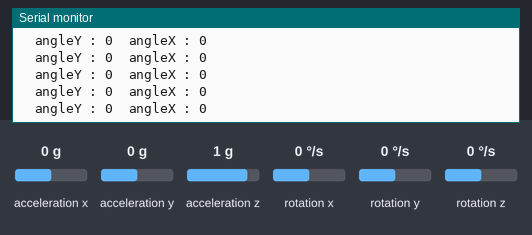
The sketch below on a simulated Arduino Uno, built with avr-gcc and run on an emulated ATmega328P. On the bench: the last lines printed to the serial monitor. The test bench sets the inputs (shaded band); at power-on: acceleration x 0 g, acceleration y 0 g, acceleration z 1 g, rotation x 0 °/s, rotation y 0 °/s, rotation z 0 °/s.

Above: at 4.2 s.
4.3 s: acceleration x set to -1.4 g
At 4.9 s:
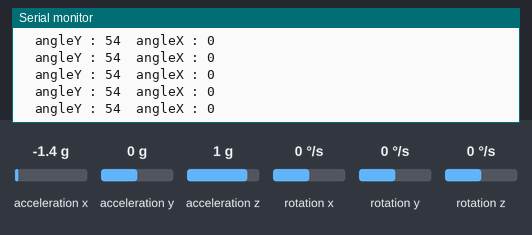
7.3 s: acceleration y set to -1.4 g
At 8.4 s:
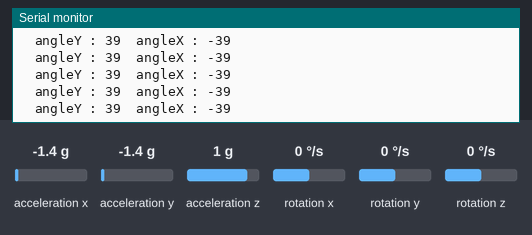
10.3 s: acceleration x set to 0.8 g
At 10.9 s:
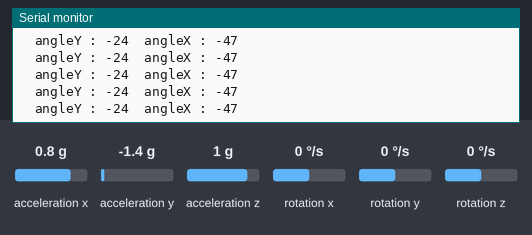
13.3 s: acceleration y set to 0 g
At 14.2 s:
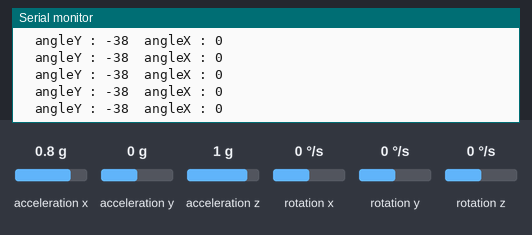
16.3 s: acceleration y set to -0.8 g
At 16.9 s:
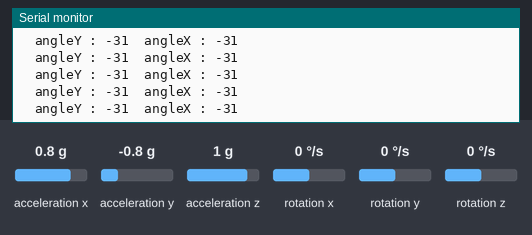
Timing chart, 0 to 19.3 s (numbered marks = the images above; inputs shaded):
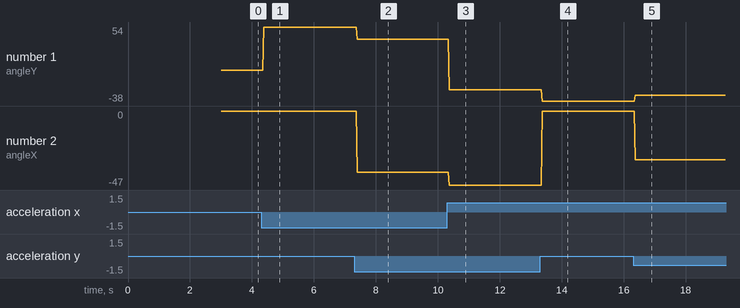

The sketch:

Transmitter.ino
```cpp
#include <SoftwareSerial.h>
#include <MPU6050_tockn.h>
#include <Wire.h>

SoftwareSerial BTSerial(10, 11); //RXD 10, TXD 11


MPU6050 mpu6050(Wire);


void setup() {
  Wire.begin();
  Wire.setClock(400000L);
  mpu6050.begin();
  mpu6050.calcGyroOffsets(true);
  Serial.begin(9600);
  BTSerial.begin(115200);
}

void loop() {
    mpu6050.update();
    float angleY = mpu6050.getAngleY();
    float angleX = mpu6050.getAngleX();
    int y = (int)angleY;
    int x = (int)angleX;
    Serial.print("\tangleY : ");
    Serial.print(y);
    Serial.print("\tangleX : ");
    Serial.println(x);

    if(y >= 30) {
      BTSerial.print('F');
    }

    if(y <= -30) {
      BTSerial.print('B');

    }

    if(x >= 30) {
      BTSerial.print('L');
    }

     if(x <= -30) {
      BTSerial.print('R');
    }

    if ((y <= 15 && y >= -15) && (x <= 15 && x >= -15)) {
      BTSerial.print('S');
    }

  }
```

Measured:
- after the input at 4.3 s, the serial monitor: prints a new line after 0.08 s (image 1)
- after the input at 7.3 s, the serial monitor: prints a new line after 0.09 s (image 2)
- after the input at 10.3 s, the serial monitor: prints a new line after 0.07 s (image 3)
- after the input at 13.3 s, the serial monitor: prints a new line after 0.07 s (image 4)
- after the input at 16.3 s, the serial monitor: prints a new line after 0.07 s (image 5)
- plotted number 1: 0 → 54 after the input at 4.3 s, 54 → 39 after the input at 7.3 s, 39 → -24 after the input at 10.3 s, -24 → -38 after the input at 13.3 s, -38 → -31 after the input at 16.3 s
- plotted number 2: 0 → -39 after the input at 7.3 s, -39 → -47 after the input at 10.3 s, -47 → 0 after the input at 13.3 s, 0 → -31 after the input at 16.3 s
